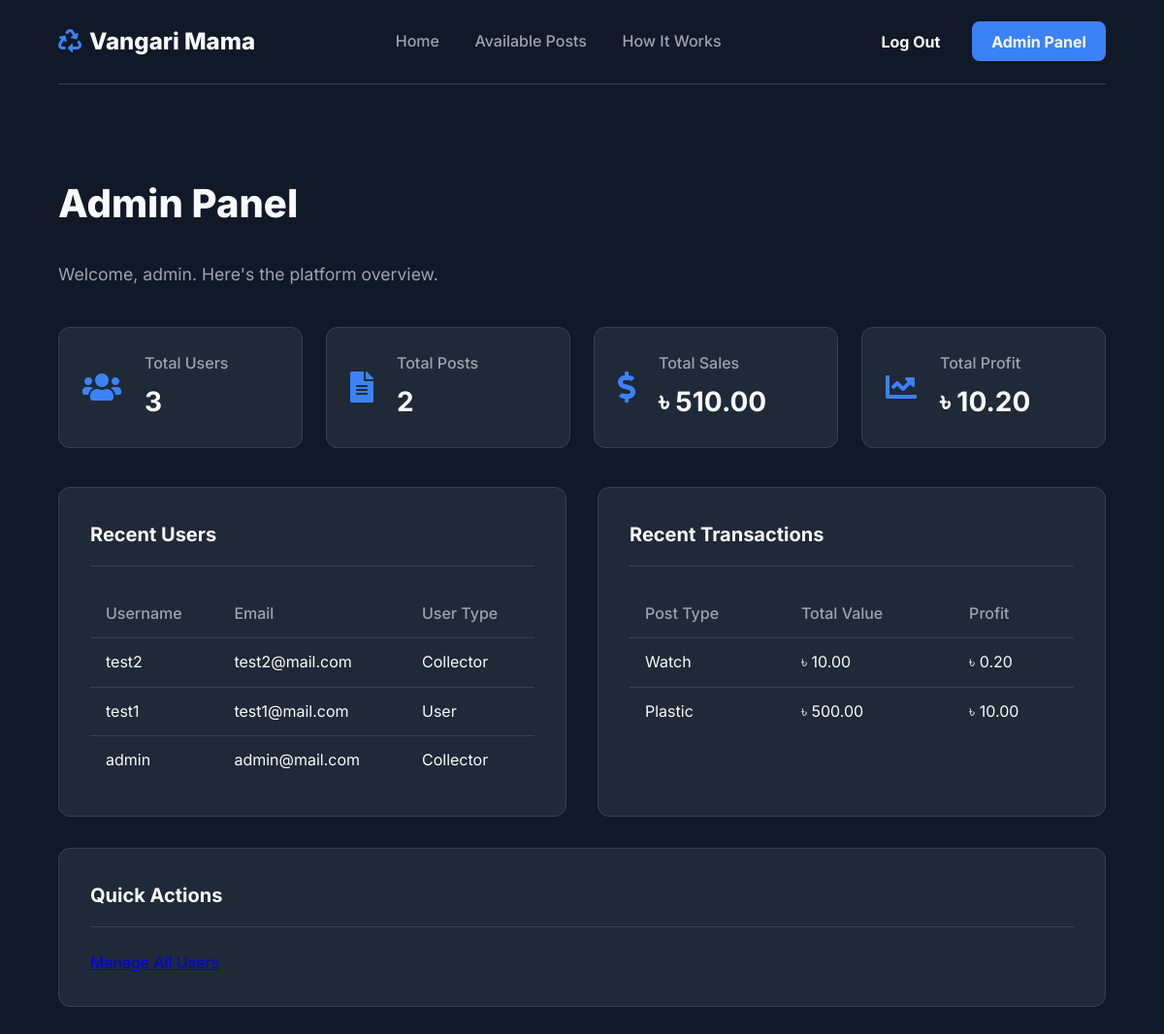
The app's page /admin/dashboard (signed in) with its own data.
### models.py (models this page shows, shortened)
class User(UserMixin, db.Model):
    id = db.Column(db.Integer, primary_key=True)
    username = db.Column(db.String(64), unique=True, nullable=False)
    email = db.Column(db.String(120), unique=True, nullable=False)
    password_hash = db.Column(db.String(256), nullable=False)
    user_type = db.Column(db.String(20), default='user', nullable=False)
    is_admin = db.Column(db.Boolean, default=False)
    total_earnings = db.Column(db.Numeric(10, 2), default=0.00)
    created_at = db.Column(db.DateTime, default=datetime.utcnow)
    posts = db.relationship('TrashPost', foreign_keys='TrashPost.user_id', backref='owner', lazy='dynamic')
    collections = db.relationship('TrashPost', foreign_keys='TrashPost.collector_id', backref='collector', lazy='dynamic')

class TrashPost(db.Model):
    id = db.Column(db.Integer, primary_key=True)
    user_id = db.Column(db.Integer, db.ForeignKey('user.id'), nullable=False)
    trash_type = db.Column(db.String(50), nullable=False)
    quantity = db.Column(db.Integer, nullable=False)
    location = db.Column(db.String(255), nullable=False)
    description = db.Column(db.Text)
    status = db.Column(db.String(20), default='available', nullable=False)
    collector_id = db.Column(db.Integer, db.ForeignKey('user.id'))
    price_per_kg = db.Column(db.Numeric(10, 2), nullable=False)
    is_negotiable = db.Column(db.Boolean, default=False, nullable=False)
    created_at = db.Column(db.DateTime, default=datetime.utcnow)
    completed_at = db.Column(db.DateTime)
    final_weight_kg = db.Column(db.Float, nullable=True)
    final_price_per_kg = db.Column(db.Numeric(10, 2), nullable=True)
    total_transaction_value = db.Column(db.Numeric(10, 2), nullable=True)
    platform_profit = db.Column(db.Numeric(10, 2), nullable=True)
    phone_number = db.Column(db.String(20), nullable=True)
    google_map_link = db.Column(db.String(500), nullable=True)

### routes.py (the view)
@app.route('/admin/dashboard')
@login_required
def admin_dashboard():
    if not current_user.is_admin:
        flash('You do not have permission to access this page.', 'danger')
        return redirect(url_for('home'))
    total_users = User.query.count()
    total_posts = TrashPost.query.count()
    total_sales = db.session.query(db.func.sum(TrashPost.total_transaction_value)).filter(TrashPost.status == 'completed').scalar() or 0.0
    total_profit = db.session.query(db.func.sum(TrashPost.platform_profit)).filter(TrashPost.status == 'completed').scalar() or 0.0
    recent_users = User.query.order_by(User.created_at.desc()).limit(5).all()
    recent_transactions = TrashPost.query.filter(TrashPost.status == 'completed').order_by(TrashPost.completed_at.desc()).limit(5).all()
    return render_template('admin_dashboard.html',
                           title='Admin Panel',
                           total_users=total_users,
                           total_posts=total_posts,
                           total_sales=total_sales,
                           total_profit=total_profit,
                           recent_users=recent_users,
                           recent_transactions=recent_transactions)

### app.py (called while the page is built)
@login_manager.user_loader
def load_user(user_id):
    from models import User
    return User.query.get(int(user_id))

### templates/admin_dashboard.html (shortened to what this page needs)
{% extends "base.html" %}
{% block content %}
<div class="container">
    <div class="dashboard-header">
        <h1>Admin Panel</h1>
        <p>Welcome, {{ current_user.username }}. Here's the platform overview.</p>
    </div>
    <div class="stats-grid">
        <div class="stat-card">
            <i class="fas fa-users"></i>
            <div class="stat-info">
                <h4>Total Users</h4>
                <p>{{ total_users }}</p>
            </div>
        </div>
        <div class="stat-card">
            <i class="fas fa-file-alt"></i>
            <div class="stat-info">
                <h4>Total Posts</h4>
                <p>{{ total_posts }}</p>
            </div>
        </div>
        <div class="stat-card">
            <i class="fas fa-dollar-sign"></i>
            <div class="stat-info">
                <h4>Total Sales</h4>
                <p>৳ {{ "%.2f"|format(total_sales) }}</p>
            </div>
        </div>
        <div class="stat-card">
            <i class="fas fa-chart-line"></i>
            <div class="stat-info">
                <h4>Total Profit</h4>
                <p>৳ {{ "%.2f"|format(total_profit) }}</p>
            </div>
        </div>
    </div>
    <div class="admin-grid">
        <div class="admin-card">
            <h3 class="card-title">Recent Users</h3>
            <div class="table-responsive">
                <table>
                    <thead>
                        <tr>
                            <th>Username</th>
                            <th>Email</th>
                            <th>User Type</th>
                        </tr>
                    </thead>
                    <tbody>
                        {% for user in recent_users %}
                        <tr>
                            <td>{{ user.username }}</td>
                            <td>{{ user.email }}</td>
                            <td>{{ user.user_type.title() }}</td>
                        </tr>
                        {% endfor %}
                    </tbody>
                </table>
            </div>
        </div>
        <div class="admin-card">
            <h3 class="card-title">Recent Transactions</h3>
            <div class="table-responsive">
                <table>
                    <thead>
                        <tr>
                            <th>Post Type</th>
                            <th>Total Value</th>
                            <th>Profit</th>
                        </tr>
                    </thead>
                    <tbody>
                        {% for transaction in recent_transactions %}
                        <tr>
                            <td>{{ transaction.trash_type.title() }}</td>
                            <td>৳ {{ "%.2f"|format(transaction.total_transaction_value) }}</td>
                            <td>৳ {{ "%.2f"|format(transaction.platform_profit) }}</td>
                        </tr>
                        {% endfor %}
                    </tbody>
                </table>
            </div>
        </div>
    </div>
    <div class="admin-card" style="margin-top: 2rem;">
        <h3 class="card-title">Quick Actions</h3>
        <a href="{{ url_for('manage_users') }}" class="btn-getstarted">Manage All Users</a>
    </div>
</div>
{% endblock %}

### templates/base.html (shortened to what this page needs)
<!DOCTYPE html>
<html lang="en">
<head>
    <link rel="stylesheet" href="https://cdnjs.cloudflare.com/ajax/libs/font-awesome/5.15.4/css/all.min.css">
</head>
<body>
    <header class="navbar container">
        <a href="{{ url_for('home') }}" class="logo"><i class="fas fa-recycle"></i>Vangari Mama</a>
        <nav class="nav-links">
            <a href="{{ url_for('home') }}">Home</a>
            <a href="{{ url_for('all_posts') }}">Available Posts</a>
            <a href="{{ url_for('how_it_works') }}">How It Works</a>
        </nav>
        <div class="nav-buttons">
            {% if current_user.is_authenticated %}
                <a href="{{ url_for('logout') }}" class="btn btn-signin">Log Out</a>
                {% if current_user.is_admin %}
                    <a href="{{ url_for('admin_dashboard') }}" class="btn btn-getstarted">Admin Panel</a>
                {% else %}
                    <a href="{{ url_for('user_dashboard') }}" class="btn btn-getstarted">My Dashboard</a>
                {% endif %}
            {% else %}
                <a href="{{ url_for('login') }}" class="btn btn-signin">Sign In</a>
                <a href="{{ url_for('register') }}" class="btn btn-getstarted">Sign Up</a>
            {% endif %}
        </div>
    </header>
    <main>
        {% block content %}{% endblock %}
    </main>
</body>
</html>

### templates/base.html (style rules this page uses)
:root { --dark-bg: #111827; --dark-card: #1F2937; --primary-blue: #3B82F6; --primary-hover: #2563EB; --text-light: #F9FAFB; --text-muted: #9CA3AF; --border-color: #374151; }
body { background-color: var(--dark-bg); color: var(--text-light); font-family: 'Inter', sans-serif; margin: 0; line-height: 1.6; }
.container { width: 90%; max-width: 1200px; margin: 0 auto; }
.navbar { display: flex; justify-content: space-between; align-items: center; padding: 1.5rem 0; background-color: var(--dark-bg); border-bottom: 1px solid var(--border-color); }
.navbar .logo { font-size: 1.5rem; font-weight: 800; color: var(--text-light); text-decoration: none; }
.navbar .logo i { color: var(--primary-blue); margin-right: 0.5rem; }
.navbar .nav-links a { color: var(--text-muted); text-decoration: none; margin: 0 1rem; font-weight: 500; transition: color 0.2s ease; }
.navbar .nav-buttons .btn { text-decoration: none; padding: 0.6rem 1.2rem; border-radius: 0.5rem; font-weight: 700; transition: background-color 0.2s ease; border: 1px solid transparent; }
.navbar .nav-buttons .btn-signin { color: var(--text-light); margin-right: 0.5rem; }
.navbar .nav-buttons .btn-getstarted { background-color: var(--primary-blue); color: var(--text-light); }
main { padding: 4rem 0; }
.dashboard-header { margin-bottom: 2.5rem; }
.dashboard-header h1 { font-size: 2.5rem; font-weight: 800; }
.dashboard-header p { font-size: 1.1rem; color: var(--text-muted); }
.stats-grid { display: grid; grid-template-columns: repeat(auto-fit, minmax(250px, 1fr)); gap: 1.5rem; margin-bottom: 2.5rem; }
.stat-card { display: flex; align-items: center; background-color: var(--dark-card); padding: 1.5rem; border-radius: 0.75rem; border: 1px solid var(--border-color); }
.stat-card i { font-size: 2rem; color: var(--primary-blue); margin-right: 1.5rem; }
.stat-card h4 { margin: 0 0 0.25rem 0; font-size: 1rem; color: var(--text-muted); font-weight: 500; }
.stat-card p { margin: 0; font-size: 1.75rem; font-weight: 700; }
.card-title { font-size: 1.25rem; font-weight: 700; padding-bottom: 1rem; margin-top: 0; margin-bottom: 1.5rem; border-bottom: 1px solid var(--border-color); }
.admin-grid { display: grid; grid-template-columns: 1fr 1fr; gap: 2rem; }
.admin-card { background-color: var(--dark-card); border: 1px solid var(--border-color); border-radius: 0.75rem; padding: 2rem; }
.table-responsive { overflow-x: auto; }
table { width: 100%; border-collapse: collapse; }
th, td { padding: 0.75rem 1rem; text-align: left; border-bottom: 1px solid var(--border-color); }
th { font-weight: 500; color: var(--text-muted); }
tbody tr:last-child td { border-bottom: none; }

### records on screen
User: username "admin", email "admin@mail.com", user_type "Collector"
User: username "test2", email "test2@mail.com", user_type "Collector"
User: username "test1", email "test1@mail.com", user_type "User"
TrashPost: total_transaction_value "10.00", platform_profit "0.20"
TrashPost: total_transaction_value "500.00", platform_profit "10.00"

### other values on screen
{{ total_users }} "3"
{{ total_posts }} "2"
{{ "%.2f"|format(total_sales) }} "510.00"
{{ "%.2f"|format(total_profit) }} "10.20"
